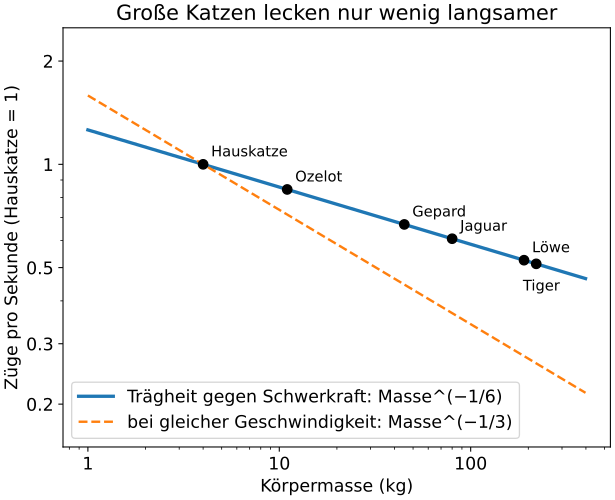

Recreate this plot in Python.
# lapping.py – Aus „Wie Katzen trinken: Trägheit gegen Schwerkraft“
# https://wildbionics.com/de/artikel/wie-katzen-trinken/ · Code: MIT-Lizenz
# Braucht: python3 -m pip install numpy matplotlib
# Starten: python3 lapping.py   (https://wildbionics.com/de/code-ausfuehren/)

import numpy as np
import matplotlib.pyplot as plt

# Typische Körpermassen (kg) – grobe Werte zur Veranschaulichung, keine Messungen
CATS = {"Hauskatze": 4, "Ozelot": 11, "Gepard": 45, "Jaguar": 80, "Löwe": 190, "Tiger": 220}
EXPONENT = -1 / 6     # Frequenz ∝ Masse^EXPONENT: Trägheit im Gleichgewicht mit der Schwerkraft (siehe Mathematik-Linse)


def relative_frequency(mass, reference=CATS["Hauskatze"]):
    """Leckfrequenz relativ zur Hauskatze.

    Trägheit und Schwerkraft halten sich die Waage, wenn die Zungengeschwindigkeit U etwa √(g·R) ist
    (Froude-Zahl ≈ 1); ein Zug dauert also etwa R/U = √(R/g). Der Zungenradius R wächst bei Tieren
    ähnlicher Gestalt wie Masse^(1/3), also Frequenz ∝ √(g/R) ∝ Masse^(−1/6).
    """
    return (mass / reference) ** EXPONENT


print("Tier            Masse   Züge relativ zur Hauskatze")
for name, mass in CATS.items():
    print(f"{name:13s} {mass:5d} kg   {relative_frequency(mass):5.2f}")
lion = relative_frequency(CATS["Löwe"])
print(f"ein Löwe ist {CATS['Löwe'] / CATS['Hauskatze']:.1f}-mal schwerer, "
      f"leckt aber nur {1 / lion:.1f}-mal langsamer")

masses = np.logspace(0, 2.6, 100)
plt.rcParams["font.size"] = 13      # große Schrift: Das Diagramm bleibt auf dem Handy lesbar
fig, ax = plt.subplots(figsize=(6.4, 5.2), layout="constrained")
ax.loglog(masses, relative_frequency(masses), lw=2.5, label="Trägheit gegen Schwerkraft: Masse^(−1/6)")
ax.loglog(masses, (masses / CATS["Hauskatze"]) ** (-1 / 3), "--", lw=1.8,
          label="bei gleicher Geschwindigkeit: Masse^(−1/3)")
for name, mass in CATS.items():
    below = name == "Tiger"             # Löwe und Tiger liegen nah beieinander: eine Beschriftung oben, eine unten
    ax.plot(mass, relative_frequency(mass), "o", ms=7, color="black")
    ax.annotate(name, (mass, relative_frequency(mass)), textcoords="offset points",
                xytext=(-10, -20) if below else (6, 6), fontsize=11)
ax.set_xlabel("Körpermasse (kg)")
ax.set_ylabel("Züge pro Sekunde (Hauskatze = 1)")
ax.set_title("Große Katzen lecken nur wenig langsamer")
ax.set_ylim(0.15, 2.5)
ax.set_yticks([0.2, 0.3, 0.5, 1, 2])
ax.xaxis.set_major_formatter("{x:g}")   # einfache Zahlen: 1, 10, 100
ax.yaxis.set_major_formatter("{x:g}")
ax.legend(loc="lower left")
plt.show()
